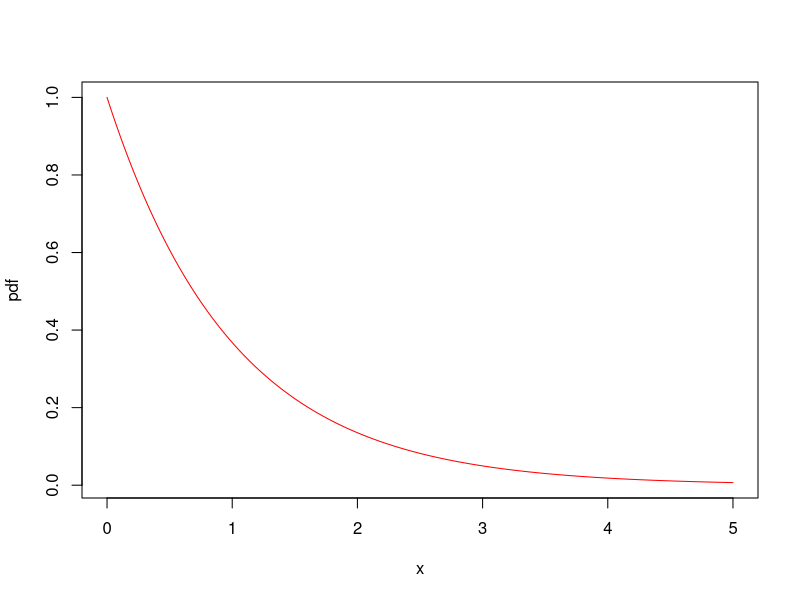
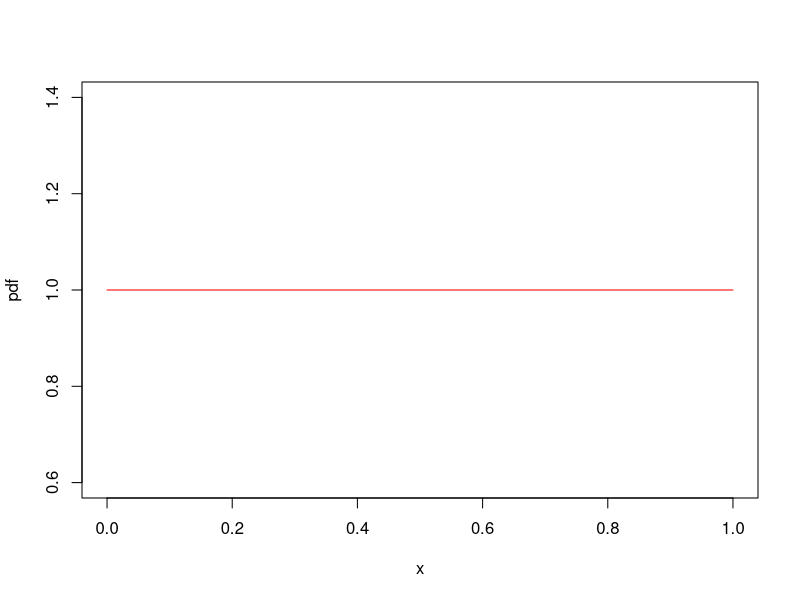
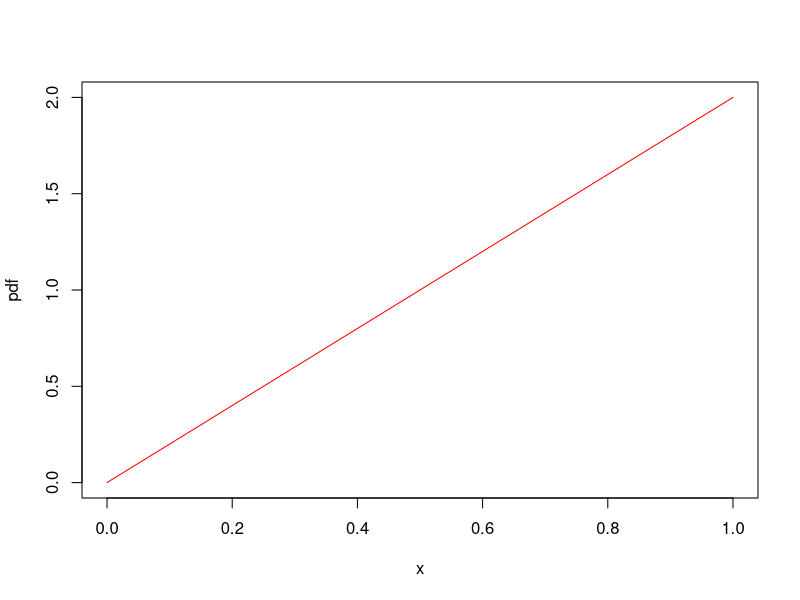
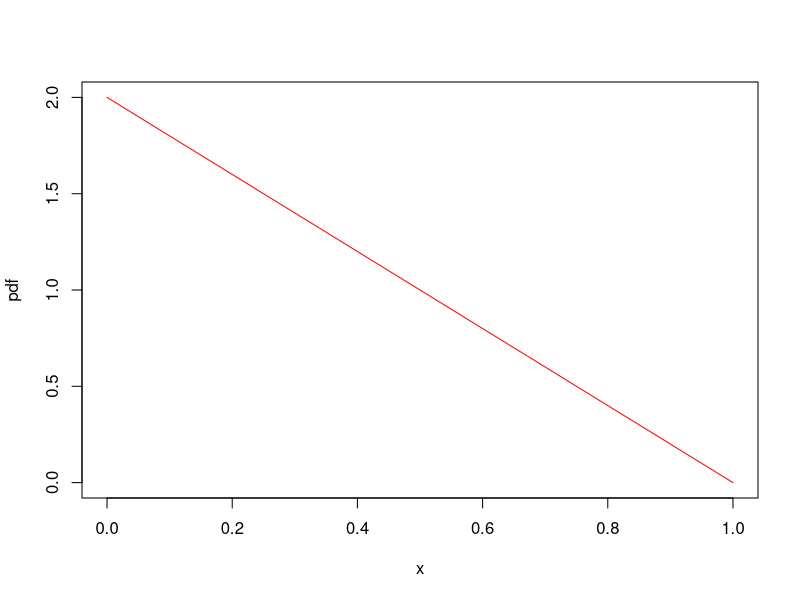
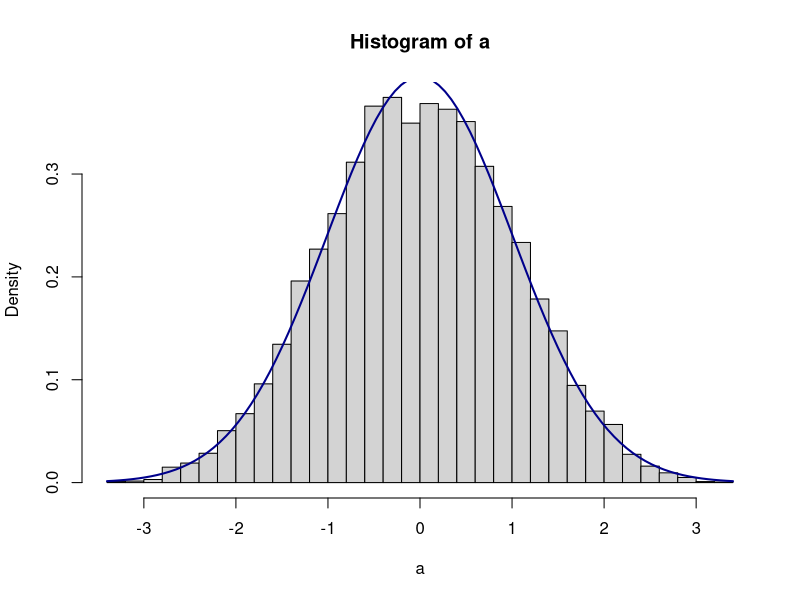
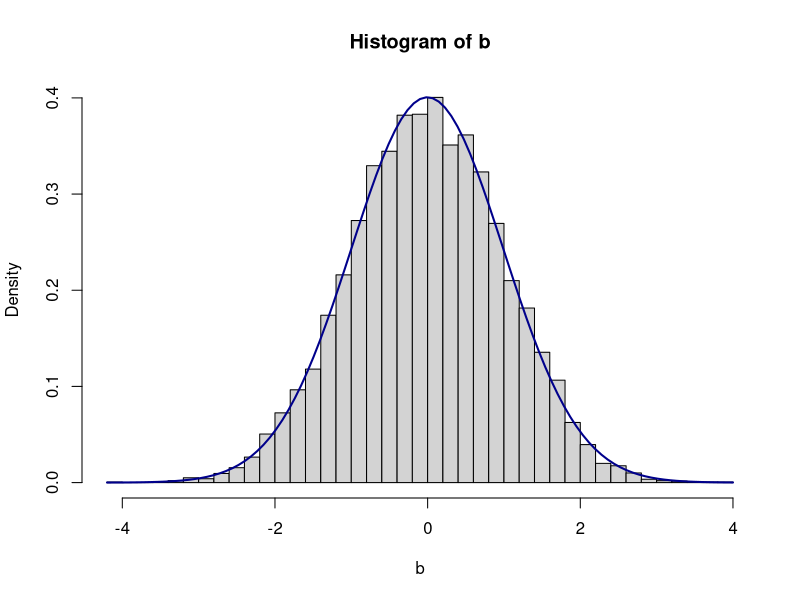
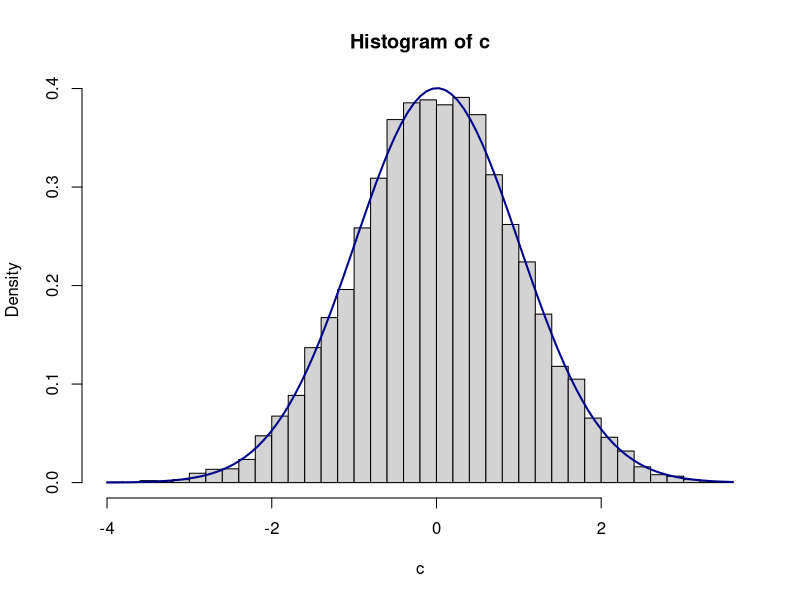

Write the R code that produced these figures, in order.
## ---- chunk 1
library(ggplot2)    # Library for plotting
## ---- chunk 2
fexp <- function (x, lambda = 1) {
  return(lambda * exp(1)^(-lambda*x))
}

x<-seq(0, 5, 0.01); y1=fexp(x, 1);

plot(x, y1, col="red", type="l", xlab="x", ylab="pdf")
## ---- chunk 3
integrate(function(x) x*fexp(x, lambda = 1), 0, Inf)
integrate(function(x) x*fexp(x, lambda = 2), 0, Inf)
integrate(function(x) x*fexp(x, lambda = 3), 0, Inf)
integrate(function(x) x*fexp(x, lambda = 4), 0, Inf)
## ---- chunk 4
pexp(10000, rate = 1/10000, lower.tail = TRUE, log.p = FALSE)
## ---- chunk 5
pexp(5000, rate = 1/10000, lower.tail = FALSE, log.p = FALSE)
## ---- chunk 6
pexp(10000, rate = 1/10000, lower.tail = TRUE, log.p = FALSE) -
pexp(5000, rate = 1/10000, lower.tail = TRUE, log.p = FALSE)
## ---- chunk 7
dpois(2, lambda = 2, log = FALSE)
## ---- chunk 8
ppois(2, lambda = 2, lower.tail = FALSE, log = FALSE)
## ---- chunk 9
dpois(2, lambda = 1, log = FALSE)
## ---- chunk 10
ppois(20, lambda = 20, lower.tail = FALSE, log = FALSE)
## ---- chunk 11
a <- ppois(2, lambda = 2, lower.tail = FALSE, log = FALSE)
b <- ppois(1, lambda = 2, lower.tail = FALSE, log = FALSE)
s <- a/b
s
## ---- chunk 12
betaf <- function(alfa) {
  helpf <- function(t) {
    t^(alfa - 1) * exp(1)^(-t)
  }
  
  return(integrate(helpf, 0, Inf)$value)
}

f <- function(x, alfa, beta) {
  return((betaf(alfa + beta) / betaf(alfa)*betaf(beta)) * x^(alfa - 1) * (1 - x)^(beta - 1))
}
## ---- chunk 13
x<-seq(0, 1, 0.001); y1=f(x, 1, 1);

plot(x, y1, col="red", type="l", xlab="x", ylab="pdf")
## ---- chunk 14
x<-seq(0, 1, 0.001); y1=f(x, 2, 1);

plot(x, y1, col="red", type="l", xlab="x", ylab="pdf")
## ---- chunk 15
x<-seq(0, 1, 0.001); y1=f(x, 1, 2);

plot(x, y1, col="red", type="l", xlab="x", ylab="pdf")
## ---- chunk 16
samp10_1_1 = sum(rbeta(10, 1, 1, ncp = 0)) / 10
samp10_2_1 = sum(rbeta(10, 2, 1, ncp = 0)) / 10
samp10_1_2 = sum(rbeta(10, 1, 2, ncp = 0)) / 10
samp100_1_1 = sum(rbeta(100, 1, 1, ncp = 0)) / 100
samp100_2_1 = sum(rbeta(100, 2, 1, ncp = 0)) / 100
samp100_1_2 = sum(rbeta(100, 1, 2, ncp = 0)) / 100
samp1000_1_1 = sum(rbeta(1000, 1, 1, ncp = 0)) / 1000
samp1000_2_1 = sum(rbeta(1000, 2, 1, ncp = 0)) / 1000
samp1000_1_2 = sum(rbeta(1000, 1, 2, ncp = 0)) / 1000
samp10000_1_1 = sum(rbeta(10000, 1, 1, ncp = 0)) / 10000
samp10000_2_1 = sum(rbeta(10000, 2, 1, ncp = 0)) / 10000
samp10000_1_2 = sum(rbeta(10000, 1, 2, ncp = 0)) / 10000

samp10_1_1
samp10_2_1
samp10_1_2
samp100_1_1
samp100_2_1
samp100_1_2
samp1000_1_1
samp1000_2_1
samp1000_1_2
samp10000_1_1
samp10000_2_1
samp10000_1_2
## ---- chunk 17
### Illustration of sum/averages of many throws of a dice

# Remove old variables:
rm(list=ls())

sumrv <- function(Nsim, k){
  rvsum <- vector(length=Nsim)
  for(i in 1:Nsim)
    rvsum[i] <- (sum(runif(k)*2) - k) / sqrt(k * (4/12)) 
  return(rvsum)
}

a <- sumrv(10000, 5)
m<-mean(a)
std<-sqrt(var(a))
hist(a, breaks=30, prob=TRUE) 
curve(dnorm(x, mean=m, sd=std), 
      col="darkblue", lwd=2, add=TRUE, yaxt="n")
## ---- chunk 18
b <- sumrv(10000, 20)
m<-mean(b)
std<-sqrt(var(b))
hist(b, breaks=30, prob=TRUE) 
curve(dnorm(x, mean=m, sd=std), 
      col="darkblue", lwd=2, add=TRUE, yaxt="n")
## ---- chunk 19
c <- sumrv(10000, 100)
m<-mean(c)
std<-sqrt(var(c))
hist(c, breaks=30, prob=TRUE) 
curve(dnorm(x, mean=m, sd=std), 
      col="darkblue", lwd=2, add=TRUE, yaxt="n")
